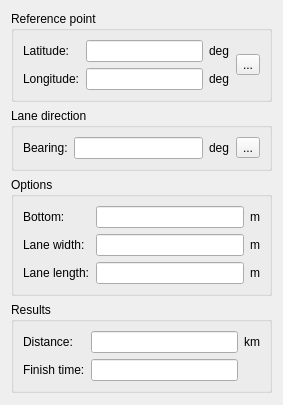
<?xml version="1.0" encoding="UTF-8"?>
<ui version="4.0">
 <class>WideOpenSpeedForm</class>
 <widget class="QWidget" name="WideOpenSpeedForm">
  <property name="geometry">
   <rect>
    <x>0</x>
    <y>0</y>
    <width>283</width>
    <height>405</height>
   </rect>
  </property>
  <property name="windowTitle">
   <string>Form</string>
  </property>
  <layout class="QVBoxLayout" name="verticalLayout">
   <item>
    <widget class="QGroupBox" name="groupBox">
     <property name="title">
      <string>Reference point</string>
     </property>
     <layout class="QHBoxLayout" name="horizontalLayout">
      <item>
       <layout class="QGridLayout" name="gridLayout">
        <item row="0" column="0">
         <widget class="QLabel" name="label">
          <property name="text">
           <string>Latitude:</string>
          </property>
         </widget>
        </item>
        <item row="0" column="1">
         <widget class="QLineEdit" name="endLatitudeEdit"/>
        </item>
        <item row="0" column="2">
         <widget class="QLabel" name="topUnits">
          <property name="text">
           <string>deg</string>
          </property>
         </widget>
        </item>
        <item row="1" column="0">
         <widget class="QLabel" name="label_2">
          <property name="text">
           <string>Longitude:</string>
          </property>
         </widget>
        </item>
        <item row="1" column="1">
         <widget class="QLineEdit" name="endLongitudeEdit"/>
        </item>
        <item row="1" column="2">
         <widget class="QLabel" name="bottomUnits">
          <property name="text">
           <string>deg</string>
          </property>
         </widget>
        </item>
       </layout>
      </item>
      <item>
       <widget class="QToolButton" name="endGlobeButton">
        <property name="text">
         <string>...</string>
        </property>
        <property name="icon">
         <iconset resource="resource.qrc">
          <normaloff>:/images/globe.png</normaloff>:/images/globe.png</iconset>
        </property>
       </widget>
      </item>
     </layout>
    </widget>
   </item>
   <item>
    <widget class="QGroupBox" name="groupBox_3">
     <property name="title">
      <string>Lane direction</string>
     </property>
     <layout class="QHBoxLayout" name="horizontalLayout_2">
      <item>
       <widget class="QLabel" name="label_3">
        <property name="text">
         <string>Bearing:</string>
        </property>
       </widget>
      </item>
      <item>
       <widget class="QLineEdit" name="bearingEdit"/>
      </item>
      <item>
       <widget class="QLabel" name="label_4">
        <property name="text">
         <string>deg</string>
        </property>
       </widget>
      </item>
      <item>
       <widget class="QToolButton" name="startGlobeButton">
        <property name="text">
         <string>...</string>
        </property>
        <property name="icon">
         <iconset resource="resource.qrc">
          <normaloff>:/images/globe.png</normaloff>:/images/globe.png</iconset>
        </property>
       </widget>
      </item>
     </layout>
    </widget>
   </item>
   <item>
    <widget class="QGroupBox" name="groupBox_4">
     <property name="title">
      <string>Options</string>
     </property>
     <layout class="QGridLayout" name="gridLayout_3">
      <item row="0" column="0">
       <widget class="QLabel" name="label_5">
        <property name="text">
         <string>Bottom:</string>
        </property>
       </widget>
      </item>
      <item row="0" column="1">
       <widget class="QLineEdit" name="bottomEdit"/>
      </item>
      <item row="0" column="2">
       <widget class="QLabel" name="label_8">
        <property name="text">
         <string>m</string>
        </property>
       </widget>
      </item>
      <item row="1" column="0">
       <widget class="QLabel" name="label_6">
        <property name="text">
         <string>Lane width:</string>
        </property>
       </widget>
      </item>
      <item row="1" column="1">
       <widget class="QLineEdit" name="laneWidthEdit"/>
      </item>
      <item row="1" column="2">
       <widget class="QLabel" name="label_9">
        <property name="text">
         <string>m</string>
        </property>
       </widget>
      </item>
      <item row="2" column="0">
       <widget class="QLabel" name="label_7">
        <property name="text">
         <string>Lane length:</string>
        </property>
       </widget>
      </item>
      <item row="2" column="1">
       <widget class="QLineEdit" name="laneLengthEdit"/>
      </item>
      <item row="2" column="2">
       <widget class="QLabel" name="label_10">
        <property name="text">
         <string>m</string>
        </property>
       </widget>
      </item>
     </layout>
    </widget>
   </item>
   <item>
    <widget class="QGroupBox" name="groupBox_2">
     <property name="title">
      <string>Results</string>
     </property>
     <layout class="QGridLayout" name="gridLayout_2">
      <item row="0" column="1">
       <widget class="QLineEdit" name="distanceEdit">
        <property name="readOnly">
         <bool>true</bool>
        </property>
       </widget>
      </item>
      <item row="0" column="2">
       <widget class="QLabel" name="timeUnits">
        <property name="text">
         <string>km</string>
        </property>
       </widget>
      </item>
      <item row="1" column="1">
       <widget class="QLineEdit" name="speedEdit">
        <property name="readOnly">
         <bool>true</bool>
        </property>
       </widget>
      </item>
      <item row="0" column="0">
       <widget class="QLabel" name="label_11">
        <property name="text">
         <string>Distance:</string>
        </property>
       </widget>
      </item>
      <item row="1" column="0">
       <widget class="QLabel" name="label_12">
        <property name="text">
         <string>Finish time:</string>
        </property>
       </widget>
      </item>
     </layout>
    </widget>
   </item>
   <item>
    <spacer name="verticalSpacer">
     <property name="orientation">
      <enum>Qt::Vertical</enum>
     </property>
     <property name="sizeHint" stdset="0">
      <size>
       <width>20</width>
       <height>40</height>
      </size>
     </property>
    </spacer>
   </item>
  </layout>
 </widget>
 <resources>
  <include location="resource.qrc"/>
 </resources>
 <connections/>
</ui>
